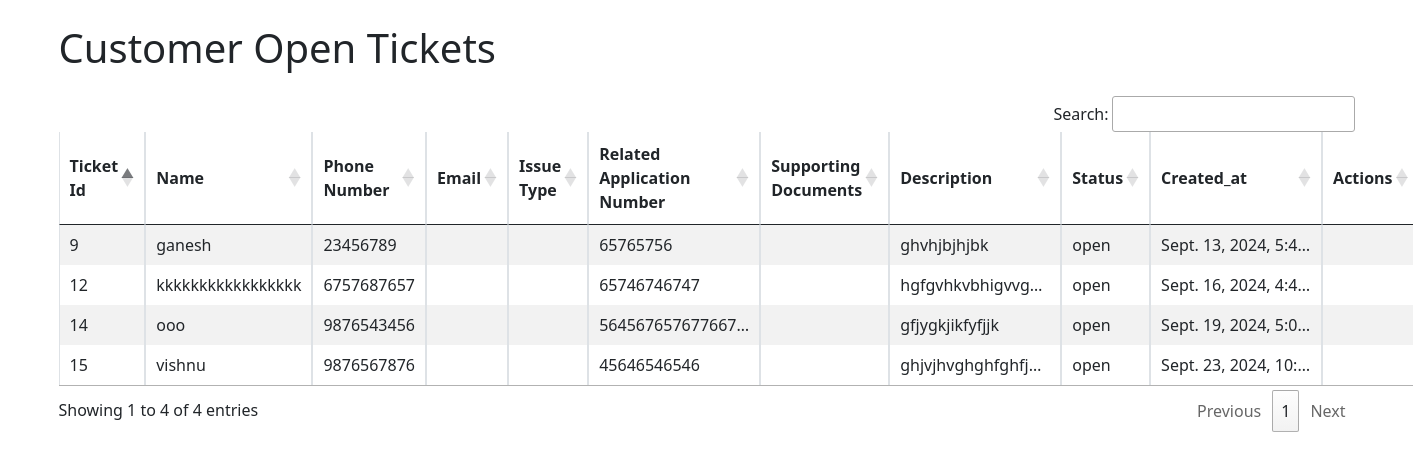
Page /open_tickets/ on the committed database.
### hyd/models.py (models this page shows, shortened)
class Ticket(models.Model):
    TICKET_STATUS_CHOICES = [
        ('New', 'New'),
        ('Open', 'Open'),
        ('In Progress', 'In Progress'),
        ('Closed', 'Closed'),
    ]
    ISSUE_CHOICES = [
        ('personal loan', 'Personal Loan'),
        ('educational loan', 'Educational Loan'),
        ('car loan', 'Car Loan'),
        ('business loan', 'Business Loan'),
        ('Loan Against Property', 'Loan Against Property'),
        ('CreditCard', 'Credit Card'),
        ('Insurance', 'Insurance'),
        ('Other Loan', 'Other Loan'),
    ]
    ticket_id = models.AutoField(primary_key=True)
    name = models.CharField(max_length=100, validators=[validate_only_letters])
    phone_number = models.CharField(max_length=15, validators=[validate_mobile_number])
    email = models.EmailField(max_length=254, unique=True, validators=[validate_email])
    issue_type = models.CharField(max_length=100, choices=ISSUE_CHOICES) # Use snake_case
    description = models.TextField()
    related_application_number = models.CharField(max_length=100, blank=True, null=True)
    status = models.CharField(max_length=20, choices=TICKET_STATUS_CHOICES, default='New')
    created_at = models.DateTimeField(auto_now_add=True)
    updated_at = models.DateTimeField(auto_now=True)

### hyd/views.py (the view)
# urls.py: path('open_tickets/',views.open_tickets_view,name='open_tickets'),
def open_tickets_view(request):
    open_tickets = Ticket.objects.filter(status='open')
    return render(request, 'open_tickets.html', {'open_tickets': open_tickets})

### hyd/templates/open_tickets.html (shortened to what this page needs)
<!DOCTYPE html>
<html lang="en">
<head>
    <link href="https://cdn.jsdelivr.net/npm/bootstrap@5.0.2/dist/css/bootstrap.min.css" rel="stylesheet">
    <link rel="stylesheet" href="https://cdn.datatables.net/1.13.6/css/jquery.dataTables.min.css">
    <link rel="stylesheet" href="https://cdn.datatables.net/buttons/2.3.6/css/buttons.dataTables.min.css">
    <link rel="stylesheet" href="https://cdn.datatables.net/responsive/2.4.1/css/responsive.dataTables.min.css">
</head>
<body>
    <div class="container my-4">
        <h1 class="mb-4">Customer Open Tickets</h1>
        <table id="ticketTable" class="table table-bordered table-striped table-responsive">
            <thead>
                <tr>
                    <th>Ticket Id</th>
                    <th>Name</th>
                    <th>Phone Number</th>
                    <th>Email</th>
                    <th>Issue Type</th>
                    <th>Related Application Number</th>
                    <th>Supporting Documents</th>
                    <th>Description</th>
                    <th>Status</th>
                    <th>Created_at</th>
                    <th>Actions</th>
                </tr>
            </thead>
            <tbody>
                {% for x in open_tickets%}
                <tr>
                    <td>{{ x.ticket_id }}</td>
                    <td>{{ x.name }}</td>
                    <td>{{ x.phone_number }}</td>
                    <td>{{ x.email }}</td>
                    <td>{{ x.Issue_type }}</td>
                    <td>{{ x.related_application_number }}</td>
                    <td>{{ x.supporting_documents }}</td>
                    <td>{{ x.description }}</td>
                    <td>{{ x.status }}</td>
                    <td>{{ x.created_at }}</td>
                    <td>
                    </td>
                </tr>
                {% endfor %}
            </tbody>
        </table>
    </div>
</body>
</html>

### hyd/templates/open_tickets.html (style rules this page uses)
table th { text-align: center; vertical-align: middle; }
table td { vertical-align: middle; max-width: 150px; overflow: hidden; text-overflow: ellipsis; white-space: nowrap; }
table { width: 100%; table-layout: auto; }

### rows in the picture
Ticket: ticket_id "9", name "ganesh", phone_number "23456789", related_application_number "65765756", description "ghvhjbjhjbk", status "open", created_at "Sept. 13, 2024, 5:4…"
Ticket: ticket_id "12", name "kkkkkkkkkkkkkkkkk", phone_number "6757687657", related_application_number "65746746747", description "hgfgvhkvbhigvvg…", status "open", created_at "Sept. 16, 2024, 4:4…"
Ticket: ticket_id "14", name "ooo", phone_number "9876543456", related_application_number "564567657677667…", description "gfjygkjikfyfjjk", status "open", created_at "Sept. 19, 2024, 5:0…"
Ticket: ticket_id "15", name "vishnu", phone_number "9876567876", related_application_number "45646546546", description "ghjvjhvghghfghfj…", status "open", created_at "Sept. 23, 2024, 10:…"
